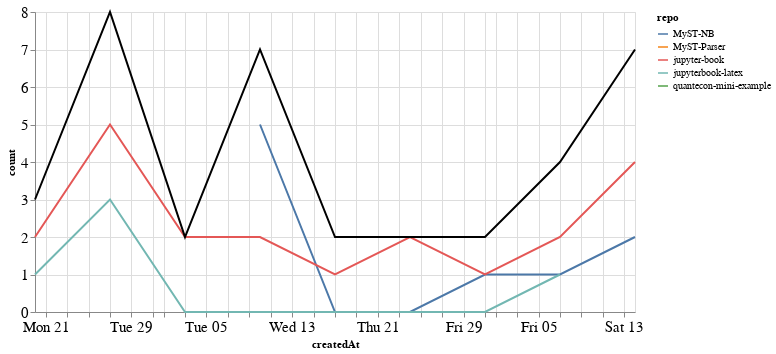

The cell this chart's notebook holds for it:
### Markdown cell above
### Comments

### Code cell
comments_time = comments.groupby('repo').resample('W', on='createdAt').count()['author'].reset_index()
comments_time = comments_time.rename(columns={'author': 'count'})
comments_time_total = comments_time.groupby('createdAt').agg({"count": "sum"}).reset_index()
ch1 = alt.Chart(comments_time, width=600).mark_line().encode(
    x='createdAt',
    y='count',
    color='repo',
    tooltip="repo"
)

ch2 = alt.Chart(comments_time_total, width=600).mark_line(color="black").encode(
    x='createdAt',
    y='count',
)

ch1 + ch2

### Figure 1 — Vega-Lite specification as saved in the notebook (floating-point values rounded to 4 significant figures)
{"config": {"axisLeft": {"labelFontSize": 15}, "axisBottom": {"labelFontSize": 15}}, "layer": [{"data": {"name": "data-5d5bca0f78f503c62379495274056eee"}, "mark": "line", "encoding": {"color": {"type": "nominal", "field": "repo"}, "tooltip": {"type": "nominal", "field": "repo"}, "x": {"type": "temporal", "field": "createdAt"}, "y": {"type": "quantitative", "field": "count"}}, "width": 600}, {"data": {"name": "data-0376f438f5a13fe33bcf1b2d412b162e"}, "mark": {"type": "line", "color": "black"}, "encoding": {"x": {"type": "temporal", "field": "createdAt"}, "y": {"type": "quantitative", "field": "count"}}, "width": 600}], "$schema": "https://vega.github.io/schema/vega-lite/v4.8.1.json", "datasets": {"data-5d5bca0f78f503c62379495274056eee": [{"repo": "MyST-NB", "createdAt": "2021-01-10T00:00:00", "count": 5}, {"repo": "MyST-NB", "createdAt": "2021-01-17T00:00:00", "count": 0}, {"repo": "MyST-NB", "createdAt": "2021-01-24T00:00:00", "count": 0}, {"repo": "MyST-NB", "createdAt": "2021-01-31T00:00:00", "count": 1}, {"repo": "MyST-NB", "createdAt": "2021-02-07T00:00:00", "count": 1}, {"repo": "MyST-NB", "createdAt": "2021-02-14T00:00:00", "count": 2}, {"repo": "MyST-Parser", "createdAt": "2021-01-17T00:00:00", "count": 1}, {"repo": "jupyter-book", "createdAt": "2020-12-20T00:00:00", "count": 2}, {"repo": "jupyter-book", "createdAt": "2020-12-27T00:00:00", "count": 5}, {"repo": "jupyter-book", "createdAt": "2021-01-03T00:00:00", "count": 2}, {"repo": "jupyter-book", "createdAt": "2021-01-10T00:00:00", "count": 2}, {"repo": "jupyter-book", "createdAt": "2021-01-17T00:00:00", "count": 1}, {"repo": "jupyter-book", "createdAt": "2021-01-24T00:00:00", "count": 2}, {"repo": "jupyter-book", "createdAt": "2021-01-31T00:00:00", "count": 1}, {"repo": "jupyter-book", "createdAt": "2021-02-07T00:00:00", "count": 2}, {"repo": "jupyter-book", "createdAt": "2021-02-14T00:00:00", "count": 4}, {"repo": "jupyterbook-latex", "createdAt": "2020-12-20T00:00:00", "count": 1}, {"repo": "jupyterbook-latex", "createdAt": "2020-12-27T00:00:00", "count": 3}, {"repo": "jupyterbook-latex", "createdAt": "2021-01-03T00:00:00", "count": 0}, {"repo": "jupyterbook-latex", "createdAt": "2021-01-10T00:00:00", "count": 0}, {"repo": "jupyterbook-latex", "createdAt": "2021-01-17T00:00:00", "count": 0}, {"repo": "jupyterbook-latex", "createdAt": "2021-01-24T00:00:00", "count": 0}, {"repo": "jupyterbook-latex", "createdAt": "2021-01-31T00:00:00", "count": 0}, {"repo": "jupyterbook-latex", "createdAt": "2021-02-07T00:00:00", "count": 1}, {"repo": "quantecon-mini-example", "createdAt": "2021-02-14T00:00:00", "count": 1}], "data-0376f438f5a13fe33bcf1b2d412b162e": [{"createdAt": "2020-12-20T00:00:00", "count": 3}, {"createdAt": "2020-12-27T00:00:00", "count": 8}, {"createdAt": "2021-01-03T00:00:00", "count": 2}, {"createdAt": "2021-01-10T00:00:00", "count": 7}, {"createdAt": "2021-01-17T00:00:00", "count": 2}, {"createdAt": "2021-01-24T00:00:00", "count": 2}, {"createdAt": "2021-01-31T00:00:00", "count": 2}, {"createdAt": "2021-02-07T00:00:00", "count": 4}, {"createdAt": "2021-02-14T00:00:00", "count": 7}]}}
